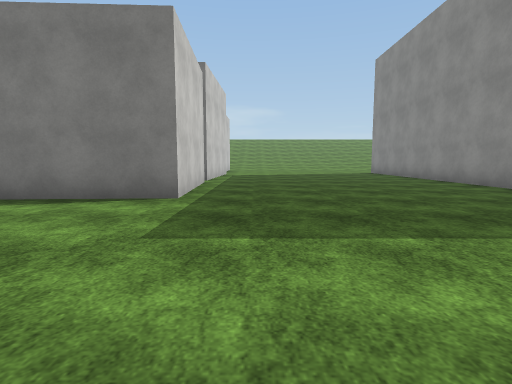
view 1 (above)

17 first-person views from a walk through a scene from a Unity 3-D project. The camera is 1.2 m above the floor, tilts 6° down and sees 80° across. The floor is counted in squares, 2 m on a side. Each view is taken from the middle of a square. On the plan, view 1 faces up. The plan holds only what a view shows up to about 9 squares ahead; the rest is blank. The place goes on beyond the plan. The player character is not drawn. Some surface patterns are stand-ins.

view 2
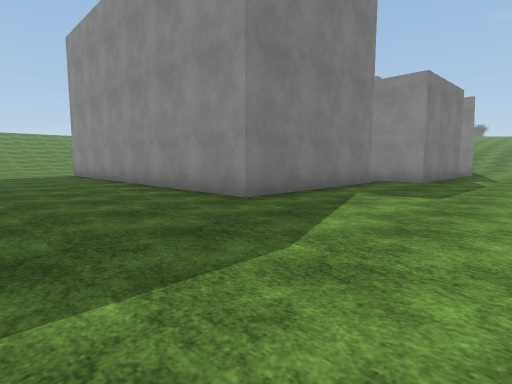

view 3
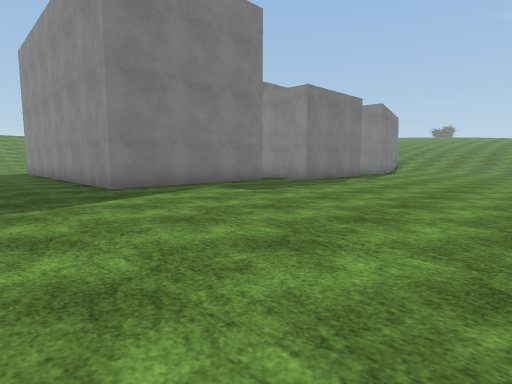

view 4
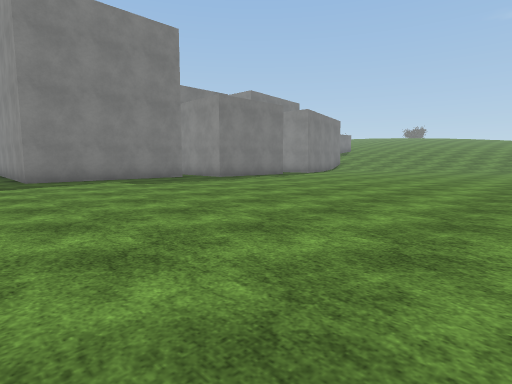

view 5
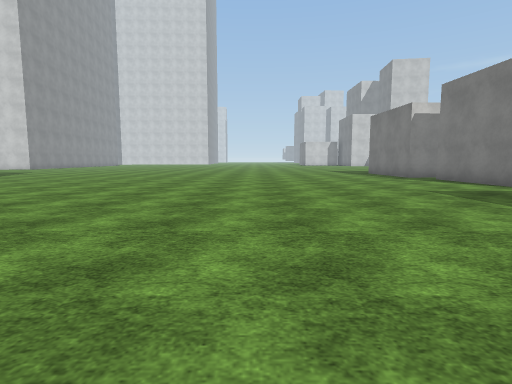

view 6
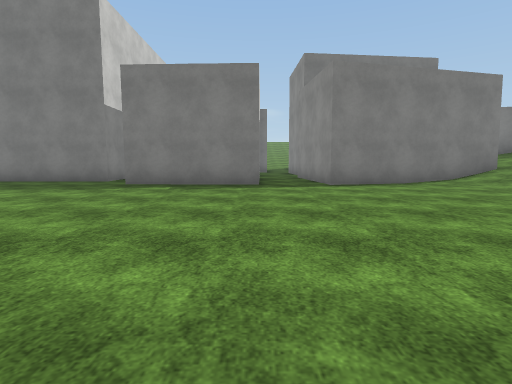

view 7
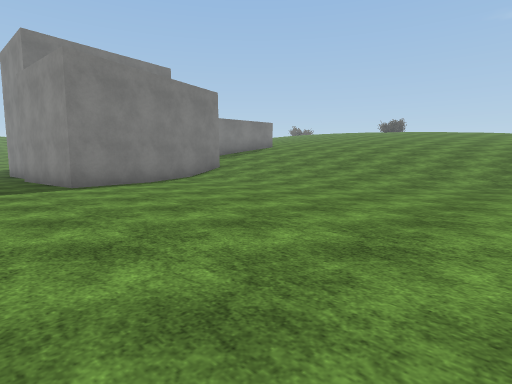

view 8
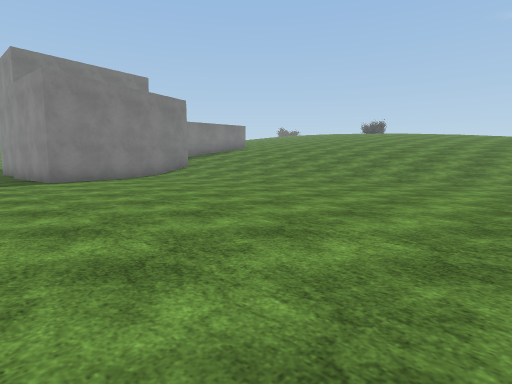

view 9
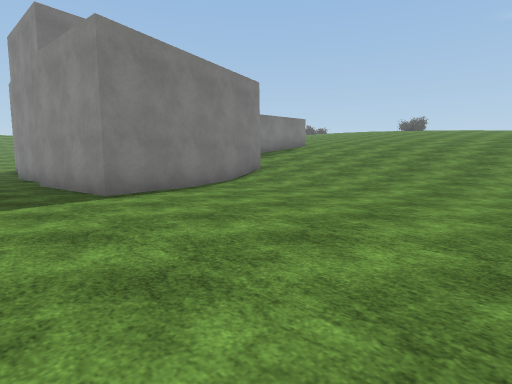

view 10
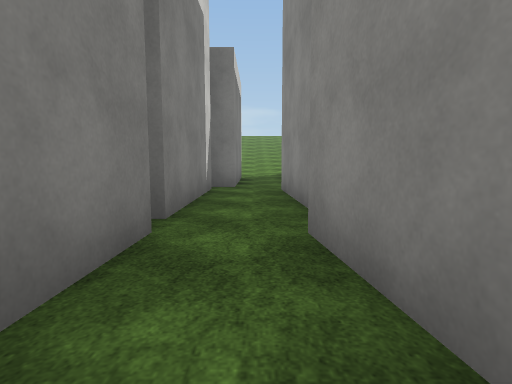

view 11
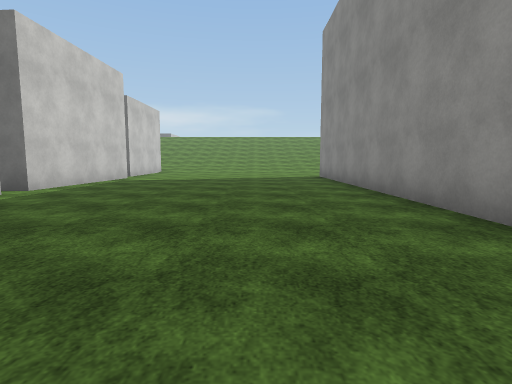

view 12
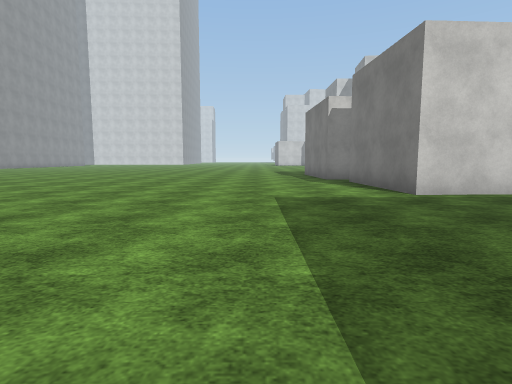

view 13
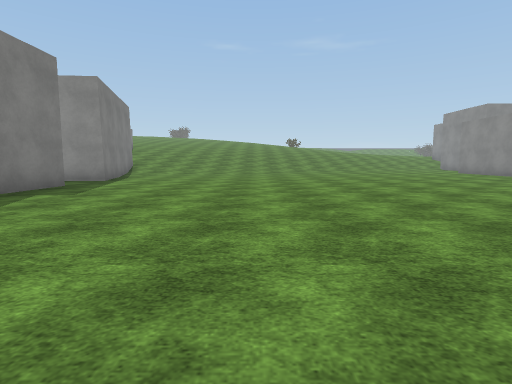

view 14
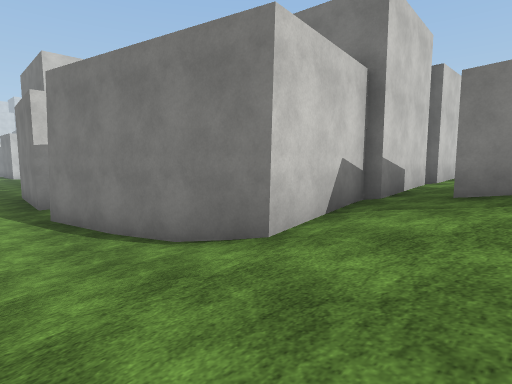

view 15
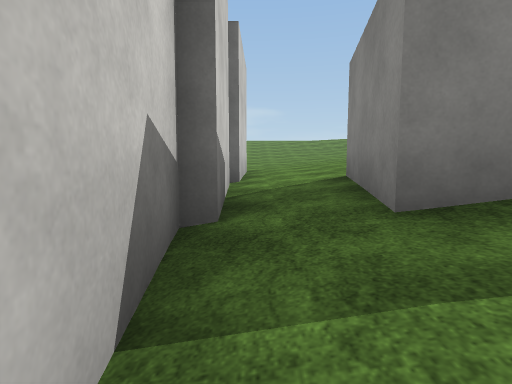

view 16
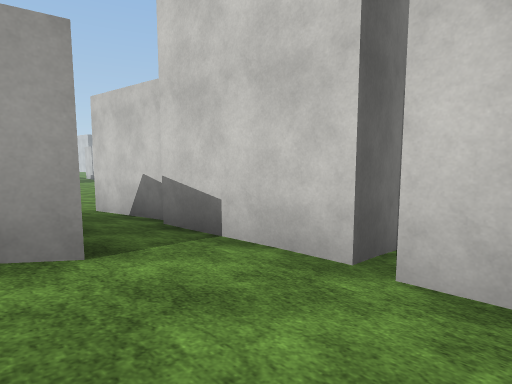

view 17
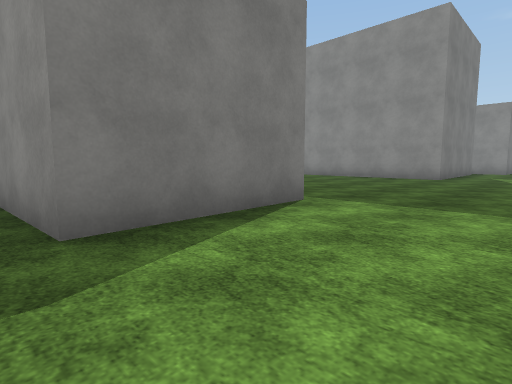

### Floor plan
Key: @ floor where view 1 was taken; # wall or solid block; . floor; / step, stairs or slope.
Columns run from 5 left of view 1 to 23 right of it. Each row starts with its distance up from view 1.
 12    #.......#       #.    #///
 11    #.......#       #.   ##///
 10    #.......#       #.#   #///
  9    #.......#       #.#   #/##
  8    #.......#       #.#   #/##
  7  ###.......#       #.#   #/##
  6 .###.......#       #.#   #///
  5 .###.......######  #.#  ##///
  4 ................####.####////
  3 .........................////
  2 .........................////
  1 .........................////
  0 .....@...................////
 -1 .........................////
 -2 ..........................///
 -3 ...........................//
 -4 ........ .................../
 -5 .......  ...... ............/
 -6  ....             .......
 -7  ...               ...
 -8  ..                 ..

Positions as (right, up) in squares from view 1, and headings:
1: (0, 0), facing up
2: (2, 1), facing up-right
3: (3, -2), facing up-right
4: (4, -5), facing up-right
5: (5, -1), facing left
6: (14, -4), facing up
7: (14, -4), facing up-right
8: (14, -6), facing up-right
9: (14, -2), facing up-right
10: (15, 4), facing up
11: (3, 3), facing up
12: (4, 2), facing left
13: (7, -1), facing right
14: (23, 2), facing up-left
15: (21, 5), facing up
16: (23, 12), facing down-left
17: (-5, 2), facing up-right
